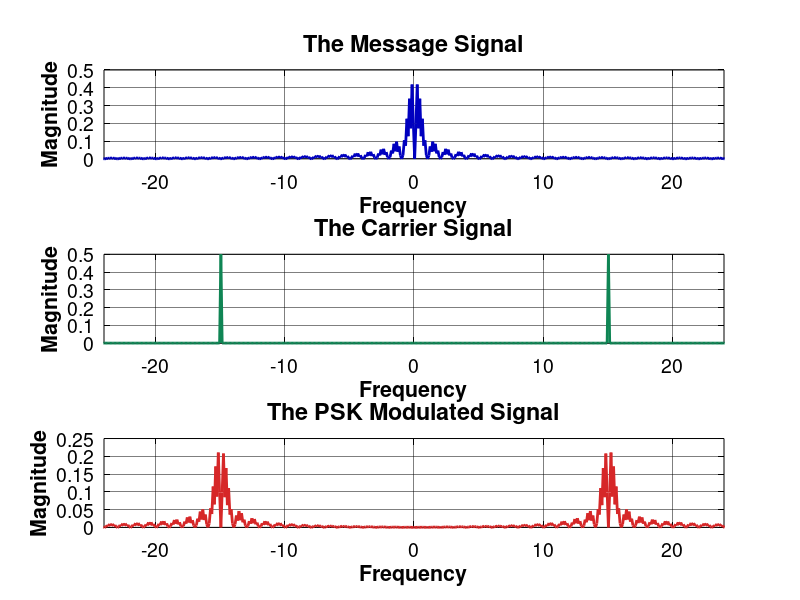
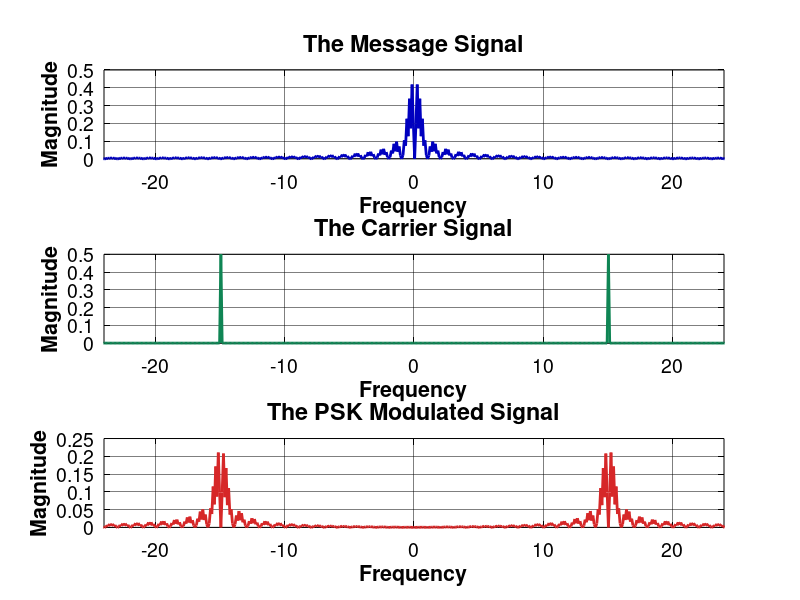
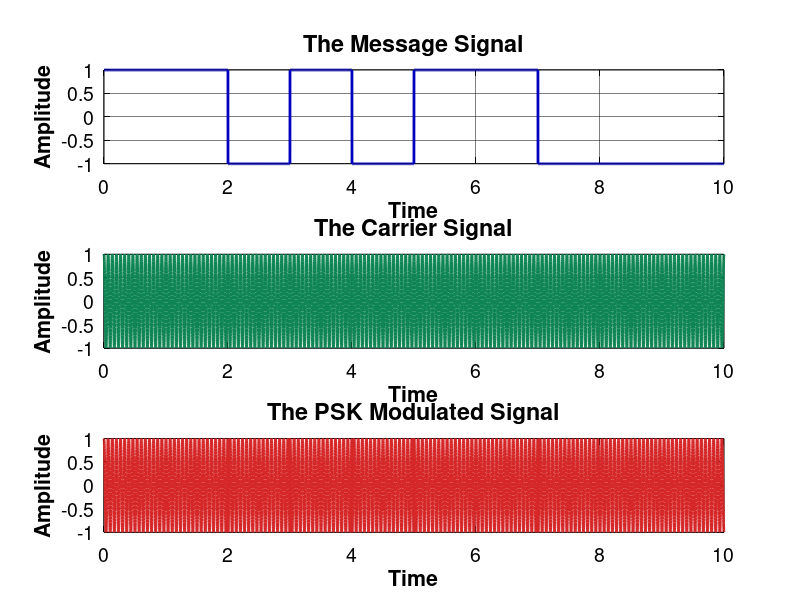
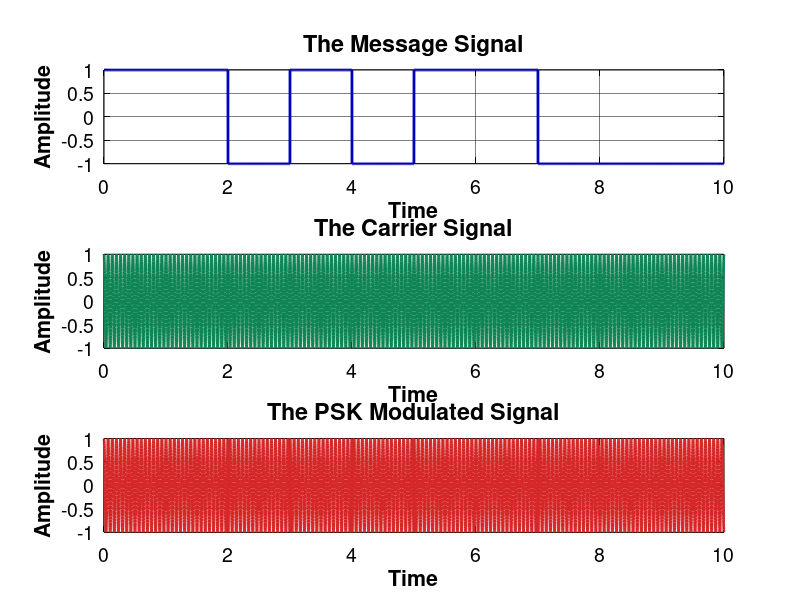

These figures' MATLAB source, in order:
%%%%%%%%%%%%%%%%%%%%%%%%%%%%%%%%%%%%%%%%%%%%%%%%%%%%%%%%%%%%%%%%
%         Illustrating Chapter 10 Digital Modulation :         %
%                                 PSK Modulation               %
%                                                              %
%        Book : Analog & Digital Communication Systems         %
%                   By: Dr.Farnaz Ghassemi                     %
%                          Chapter 10                          %
%                                                              %
%                                                              %
%   Version.1:             03/10/27---Dr.Ghassemi              %
%%%%%%%%%%%%%%%%%%%%%%%%%%%%%%%%%%%%%%%%%%%%%%%%%%%%%%%%%%%%%%%%
close all;
clear all;
clc;
colors=[0,0,0;                       %1-Black
        0,0,0.75;                    %2-Blue
        214/255,39/255,40/255;       %3-Red
        15/255,133/255,84/255;       %4-Green
        118/255,78/255,159/255;     %5-Purple
        225/255,124/255,5/255;       %6-Orange
        56/255,166/255,165/255;      %7-Light Blue
        204/255,80/255,62/255;       %8-Light Red
        115/255,175/255,72/255;      %9-Light Green
        237/255,173/255,8/255;       %10-Light Orange
        148/255,52/255,110/255;      %11-Light Purple
        70/255,0,114/255;            %12-Dark Blue
        0,0.5,0.25                   %13-Green
        ];
grayColor = [0.5, 0.5, 0.5];
marks={'-';'--';':';'-.'};

% Set Text Font
set(0, 'DefaultTextFontName', 'Helvetica', 'DefaultTextFontSize', 18, 'DefaultTextFontWeight', 'bold', 'DefaultTextColor', 'black');

% Set default properties for titles, labels, and axes
set(groot, 'DefaultAxesFontName', 'Helvetica'); % Default font for axes
set(groot, 'DefaultAxesFontSize', 12); % Default font size for axes
set(groot, 'DefaultAxesTitleFontWeight', 'bold'); % Default title weight (optional)

% Set default properties for title font specifically
set(groot, 'DefaultAxesTitleFontSizeMultiplier', 1.2); % Adjust title font size relative to axes font size
set(groot, 'DefaultTextFontName', 'Helvetica'); % Default font for text objects

% Set default properties for all axes
set(groot, 'DefaultAxesFontSize', 14); % Set font size for all axes' tick labels
set(groot, 'DefaultAxesFontName', 'Helvetica'); % Set font for all axes' tick labels
%set(groot, 'DefaultAxesFontWeight', 'bold'); % Set font weight for all axes' tick labels
set(groot, 'DefaultAxesXColor', 'black'); % Set X-axis color
set(groot, 'DefaultAxesYColor', 'black'); % Set Y-axis color

% Set default properties for axes
set(groot, 'DefaultAxesGridLineStyle', '-'); % Default grid line style
set(groot, 'DefaultAxesGridColor', [0 0 0]); % Default grid color (black)
set(groot, 'DefaultAxesGridAlpha', 0.5); % Default grid opacity (fully opaque)
set(groot, 'DefaultAxesLineWidth', 0.5); % Default axes line width (affects grid lines too)

% Box Style for Axe
set(groot, 'DefaultAxesBox', 'on'); % Default: 'on' means axes have a box

%%%%%%%%%%%%%%%%%%%%%%%%%%%%%%%%%%%%%%%%%%%%%%%%%%%%%%%%%%%%%%%%%%%%%%%%%%%
%                              DSB Modulation                                      %
%%%%%%%%%%%%%%%%%%%%%%%%%%%%%%%%%%%%%%%%%%%%%%%%%%%%%%%%%%%%%%%%%%%%%%%%%%%

t0=10;                               	% signal duration
ts=0.001;                            	% sampling interval
fs=1/ts;                             	% sampling frequency
t=[0:ts:t0-ts];                         	% time vector
df=0.2;                              	% required frequency resolution



% message signal

p=[1 1 -1 1 -1 1 1 -1 -1 -1];                % Message signal
m=[];
for i=1: length(p)
    m=[m,p(i)*ones(1,fs)];
end
m_n=m;%(m-mean(m))/max(abs(m));            % normalized message signal
M = fftshift(fft(m_n) / length(m_n));   % Fourier transform 
f = linspace(-fs/2, fs/2, length(M));	% frequency vector



% carrier signal
fc=2;                              	% carrier frequency
c=cos(2*pi*fc.*t);                   	% carrier signal
C = fftshift(fft(c) / length(c));       % Fourier transform 



% DSB Modulated signal
u=(m_n).*c;                       % DSB Modulated signal
U = fftshift(fft(u) / length(u));      % Fourier transform 

%%%%%%%%%%%%%%%%%%%%%%%%%%%%%%%%%%%%%%%%%%%%%%%%%%%%%%%%%%%%%%%%%%%%%%%%%%%
%                            Plot Figures                                 %
%%%%%%%%%%%%%%%%%%%%%%%%%%%%%%%%%%%%%%%%%%%%%%%%%%%%%%%%%%%%%%%%%%%%%%%%%%%
fp=(fc+5)*1.2;

% Figure 1: Message Signal
figure
subplot(2,1,1)
plot(t,m,'Color', colors(2,:),'LineWidth', 2)
xlabel('Time')
ylabel('Amplitude')
title('The message signal')
grid on
subplot(2,1,2)
plot(f,abs(M),'Color', colors(2,:),'LineWidth', 2) 
xlabel('Frequency')
ylabel('Magnitude')
%title('Spectrum of the message signal')
xlim([-fp fp])
grid on
% Figure 2: Carrier Signal
figure
subplot(2,1,1)
plot(t,c,'Color', colors(4,:),'LineWidth', 2)
%axis([0 t0 -1.2 1.2])
xlabel('Time')
ylabel('Amplitude')
title('The carrier signal') 
grid on
subplot(2,1,2)
plot(f,abs(C),'Color', colors(4,:),'LineWidth', 2) 
xlabel('Frequency')
ylabel('Magnitude')
%title('Spectrum of the message signal')
xlim([-fp fp])
grid on
% Figure 3: DSB Modulated Signal
figure
subplot(2,1,1)
plot(t,u,'Color', colors(3,:),'LineWidth', 2)
%axis([0 t0 -2 2])
xlabel('Time')
ylabel('Amplitude')
title('The PSK Modulated signal')
grid on
hold on
%plot(t,envelope(u(1:length(t))),'Color', colors(7,:),'LineStyle',marks{2},'LineWidth', 2)
%plot(t,envelope(u(1:length(t)))-mean(envelope(u(1:length(t)))),'Color', colors(12,:),'LineStyle',marks{2},'LineWidth', 2)
subplot(2,1,2)
plot(f,abs(U),'Color', colors(3,:),'LineWidth', 2) 
xlabel('Frequency')
ylabel('Magnitude')
%title('Spectrum of the message signal')
xlim([-fp fp])
grid on

% Figure 4: Time Signals
figure
subplot(3,1,1)
plot(t,m,'Color', colors(2,:),'LineWidth', 2)
xlabel('Time')
ylabel('Amplitude')
title('The Message Signal') 
grid on
subplot(3,1,2)
plot(t,c,'Color', colors(4,:),'LineWidth', 2)
xlabel('Time')
ylabel('Amplitude')
title('The Carrier Signal') 
grid on
subplot(3,1,3)
plot(t,u,'Color', colors(3,:),'LineWidth', 2)
xlabel('Time')
ylabel('Amplitude')
title('The PSK Modulated Signal')
grid on
hold on
% plot(t,envelope(u(1:length(t))),'Color', colors(7,:),'LineStyle',marks{2},'LineWidth', 2)
% plot(t,envelope(u(1:length(t)))-mean(envelope(u(1:length(t)))),'Color', colors(12,:),'LineStyle',marks{2},'LineWidth', 2)
% legend('Am Modulated Signal','Message Signal with DC Offset','Message Signal')

% Figure 5: Frequency Signals
figure
subplot(3,1,1)
plot(f,abs(M),'Color', colors(2,:),'LineWidth', 2) 
xlim([-fp fp])
xlabel('Frequency')
ylabel('Magnitude')
title('The Message Signal') 
grid on
subplot(3,1,2)
plot(f,abs(C),'Color', colors(4,:),'LineWidth', 2) 
xlim([-fp fp])

xlabel('Frequency')
ylabel('Magnitude')
title('The Carrier Signal') 
grid on
subplot(3,1,3)
plot(f,abs(U),'Color', colors(3,:),'LineWidth', 2) 
xlim([-fp fp])
xlabel('Frequency')
ylabel('Magnitude')
title('The PSK Modulated Signal')
grid on
hold on

%%%%%%%%%%%%%%%%%%%%%%%%%%%%%%%%%%%%%%%%%%%%%%%%%%%%%%%%%%%%%%%%%%%%%%%%%%%
%                           Bipolar PSK                                   %
%%%%%%%%%%%%%%%%%%%%%%%%%%%%%%%%%%%%%%%%%%%%%%%%%%%%%%%%%%%%%%%%%%%%%%%%%%%
% message signal

p=[1 1 -1 1 -1 1 1 -1 -1 -1];                % Message signal
m=[];
for i=1: length(p)
    m=[m,p(i)*ones(1,fs)];
end
m_n=m;%(m-mean(m))/max(abs(m));            % normalized message signal
M = fftshift(fft(m_n) / length(m_n));   % Fourier transform 
f = linspace(-fs/2, fs/2, length(M));	% frequency vector



% carrier signal
fc=15;                              	% carrier frequency
c=cos(2*pi*fc.*t);                   	% carrier signal
C = fftshift(fft(c) / length(c));       % Fourier transform 



% DSB Modulated signal
u=(m_n).*c;                       % DSB Modulated signal
U = fftshift(fft(u) / length(u));      % Fourier transform 

%%%%%%%%%%%%%%%%%%%%%%%%%%%%%%%%%%%%%%%%%%%%%%%%%%%%%%%%%%%%%%%%%%%%%%%%%%%
%                            Plot Figures                                 %
%%%%%%%%%%%%%%%%%%%%%%%%%%%%%%%%%%%%%%%%%%%%%%%%%%%%%%%%%%%%%%%%%%%%%%%%%%%
fp=(fc+5)*1.2;

% Figure 6: Message Signal
figure
subplot(2,1,1)
plot(t,m,'Color', colors(2,:),'LineWidth', 2)
xlabel('Time')
ylabel('Amplitude')
title('The message signal')
grid on
subplot(2,1,2)
plot(f,abs(M),'Color', colors(2,:),'LineWidth', 2) 
xlabel('Frequency')
ylabel('Magnitude')
%title('Spectrum of the message signal')
xlim([-fp fp])
grid on
% Figure 7: Carrier Signal
figure
subplot(2,1,1)
plot(t,c(1:length(t)),'Color', colors(4,:),'LineWidth', 2)
%axis([0 t0 -1.2 1.2])
xlabel('Time')
ylabel('Amplitude')
title('The carrier signal') 
grid on
subplot(2,1,2)
plot(f,abs(C),'Color', colors(4,:),'LineWidth', 2) 
xlabel('Frequency')
ylabel('Magnitude')
%title('Spectrum of the message signal')
xlim([-fp fp])
grid on
% Figure 8: DSB Modulated Signal
figure
subplot(2,1,1)
plot(t,u(1:length(t)),'Color', colors(3,:),'LineWidth', 2)
%axis([0 t0 -2 2])
xlabel('Time')
ylabel('Amplitude')
title('The PSK Modulated signal')
grid on
hold on
%plot(t,envelope(u(1:length(t))),'Color', colors(7,:),'LineStyle',marks{2},'LineWidth', 2)
%plot(t,envelope(u(1:length(t)))-mean(envelope(u(1:length(t)))),'Color', colors(12,:),'LineStyle',marks{2},'LineWidth', 2)
subplot(2,1,2)
plot(f,abs(U),'Color', colors(3,:),'LineWidth', 2) 
xlabel('Frequency')
ylabel('Magnitude')
%title('Spectrum of the message signal')
xlim([-fp fp])
grid on

% Figure 9: Time Signals
figure
subplot(3,1,1)
plot(t,m,'Color', colors(2,:),'LineWidth', 2)
xlabel('Time')
ylabel('Amplitude')
title('The Message Signal') 
grid on
subplot(3,1,2)
plot(t,c,'Color', colors(4,:),'LineWidth', 2)
xlabel('Time')
ylabel('Amplitude')
title('The Carrier Signal') 
grid on
subplot(3,1,3)
plot(t,u,'Color', colors(3,:),'LineWidth', 2)
xlabel('Time')
ylabel('Amplitude')
title('The PSK Modulated Signal')
grid on
hold on
% plot(t,envelope(u(1:length(t))),'Color', colors(7,:),'LineStyle',marks{2},'LineWidth', 2)
% plot(t,envelope(u(1:length(t)))-mean(envelope(u(1:length(t)))),'Color', colors(12,:),'LineStyle',marks{2},'LineWidth', 2)
% legend('Am Modulated Signal','Message Signal with DC Offset','Message Signal')

% Figure 10: Frequency Signals
figure
subplot(3,1,1)
plot(f,abs(M),'Color', colors(2,:),'LineWidth', 2) 
xlim([-fp fp])
xlabel('Frequency')
ylabel('Magnitude')
title('The Message Signal') 
grid on
subplot(3,1,2)
plot(f,abs(C),'Color', colors(4,:),'LineWidth', 2) 
xlim([-fp fp])

xlabel('Frequency')
ylabel('Magnitude')
title('The Carrier Signal') 
grid on
subplot(3,1,3)
plot(f,abs(U),'Color', colors(3,:),'LineWidth', 2) 
xlim([-fp fp])
xlabel('Frequency')
ylabel('Magnitude')
title('The PSK Modulated Signal')
grid on
hold on

%%%%%%%%%%%%%%%%%%%%%%%%%%%%%%%%%%%%%%%%%%%%%%%%%%%%%%%%%%%%%%%%%%%%%%%%%%%
%                            Save Figures                                 %
%%%%%%%%%%%%%%%%%%%%%%%%%%%%%%%%%%%%%%%%%%%%%%%%%%%%%%%%%%%%%%%%%%%%%%%%%%%
PM=cd;
FolderName = [PM,'\PNG\']   % Your destination folder
FigList = findobj(allchild(0), 'flat', 'Type', 'figure');
for iFig = 1:length(FigList)
  FigHandle = FigList(iFig);
  set(gcf, 'Position', [100, 100, 1200, 800]); % Set size again
  %FigName   = [num2str(iFig)]%;get(FigHandle, 'Name');
  FigName   = num2str(get(FigHandle, 'Number'))
  set(0, 'CurrentFigure', FigHandle);
  savefig(gcf, [FolderName, FigName, '.fig']);
  print(gcf, [FolderName, FigName, '.png'], '-dpng', '-r300');
  %close(gcf)
end
